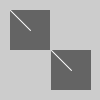
Frame 1 (no input)
Frame 60 (the mouse pressed at the canvas centre just before this capture): identical to frame 1, image omitted
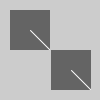
Frame 120 (the mouse held since frame 60 and released just before this capture)

The Processing sketch that drew these frames (run headless with seeded random() and noise(); from frame 60 on, the mouse is pressed at the canvas centre):

// Processing sketch: sketch_dibuja01
// ── sketch_dibuja01.pde
PGraphics pg;

void setup() {
  size(100, 100);
  pg = createGraphics(40, 40);
}

void draw() {
  pg.beginDraw();
  pg.background(100);
  pg.stroke(255);
  pg.line(20, 20, mouseX, mouseY);
  pg.endDraw();
  image(pg, 10, 10); 
  image(pg, 51, 50);
}
